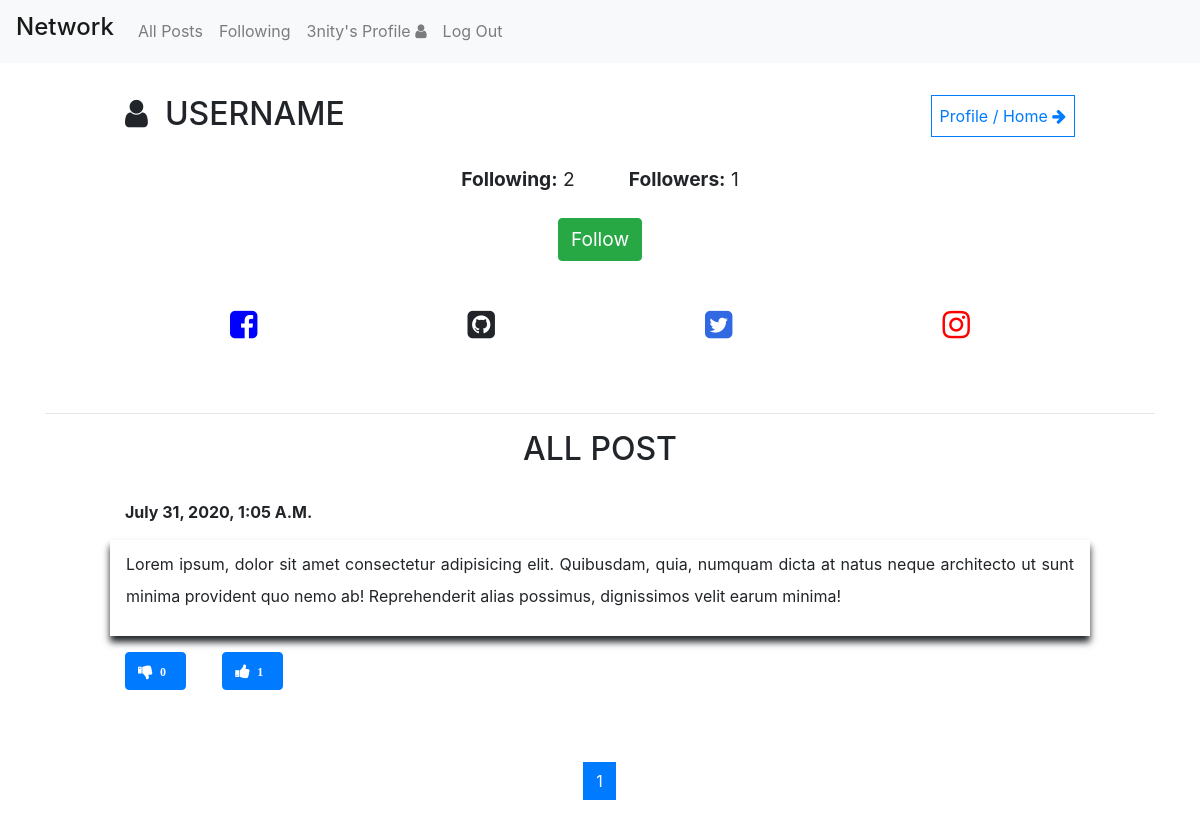
Before: /profile/Innocent/1 (signed in) with the older database file.
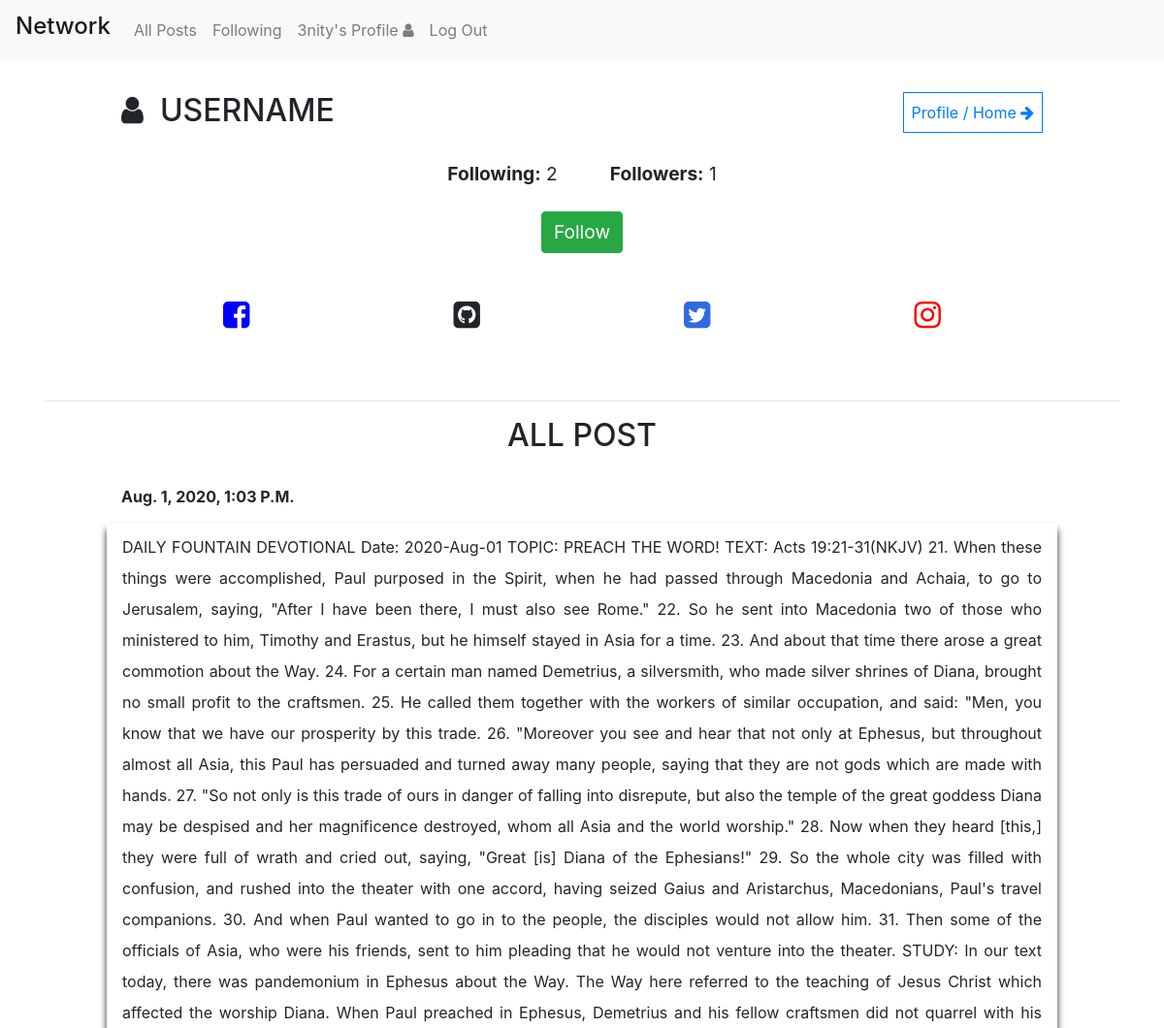
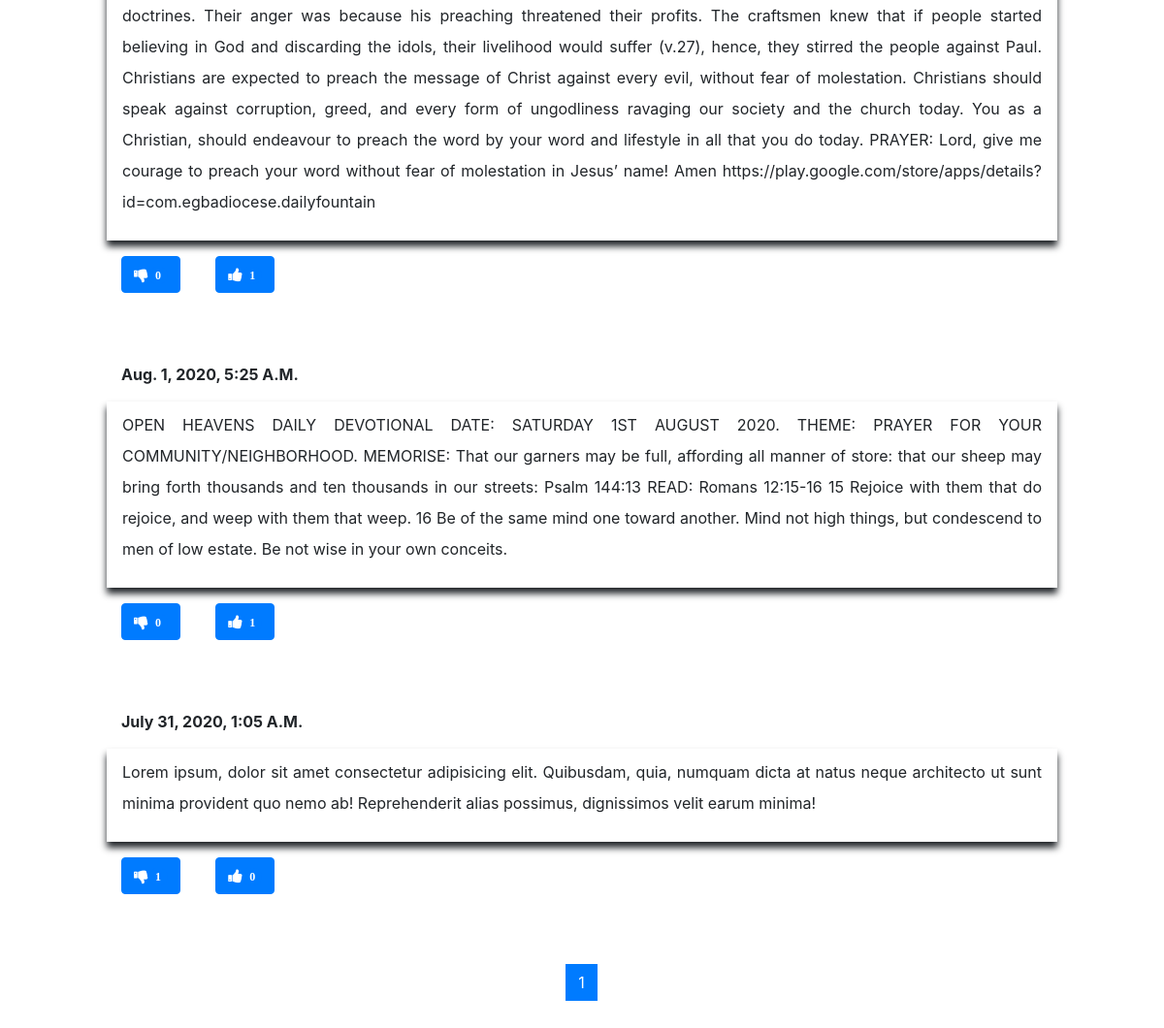
After: the same page with the newer database file (2 pictures, top to bottom).
### network/models.py (models this page shows, shortened)
class User(AbstractUser):
    pass

class Post(models.Model):
    user = models.ForeignKey("User", on_delete=models.CASCADE, related_name="author")
    body = models.TextField(blank=True)
    timestamp = models.DateTimeField(auto_now_add=True)
    totalLikes = models.IntegerField(default=0)
    totalDislikes = models.IntegerField(default=0)

### network/views.py (the view)
# urls.py: path("profile/<str:user_id>/<int:pg>", views.profile, name="profile"),
def profile(request, user_id, pg):
    if request.user.is_authenticated:
        follower = Follower.objects.filter(user=User.objects.get(username=user_id)).count()
        following = Follower.objects.filter(follower=User.objects.get(username=user_id)).count()
        f = Follower.objects.filter(user=User.objects.get(username=user_id), follower=request.user).count()
        posts = Post.objects.filter(user=User.objects.get(username=user_id)).order_by('-pk')
        per_page = 10
        p = Paginator(posts, per_page)
        pageNum=pg
        page = p.page(pageNum)
        page_range = p.page_range
        if page.has_next() == True:
            pNext = ''
        else:
            pNext = 'd-none'
        if page.has_previous() == True:
            pPrevious = ''
        else:
            pPrevious = 'd-none'
        post = page.object_list
        context = {'posts': post, 'following':following, 'follower':follower, 'pUser':user_id, 'f':f, 'pNext':pNext, 'pPrevious':pPrevious, 'page_range':page_range, 'current_page':pageNum}
        return render(request, "network/profile.html", context)
    return HttpResponseRedirect(reverse("login"))

### network/templates/network/profile.html (shortened to what this page needs)
{% extends "network/layout.html" %}
{% block body %}
<div class="container">
  <div class="compose-post">
    <div class="profile-cont">
      <div class="profile profile-header d-flex justify-content-between ">
        <div class="username">
          <h2><i class="fa fa-user"></i> &nbsp;<span>USERNAME</span></h2>
        </div>
        <a href="/" style="text-decoration: none;">
          <div class="home" style="padding: .5rem; border: 1px solid;">
            <span>Profile / Home</span>&nbsp;<i
              class="fa fa-arrow-right"></i>
          </div>
        </a>
      </div>
      <br>
      <div class="profile profile-body">
        <center>
          <div style="font-size: larger;">
            <span><b>Following:</b> <span>{{ following }}</span></span>
            <span><b>Followers:</b> <span>{{ follower }}</span></span>
          </div>
          <br>
          {% if request.user.username != pUser %}
          {% if f == 0 %}
          <div style="font-size: larger;" class="btn btn-success" onclick="follow('{{ pUser }}')">
            Follow
          </div>
          {% else %}
          <div style="font-size: larger;" class="btn btn-danger" onclick="unfollow('{{ pUser }}')">
            Unfollow
          </div>
          {% endif %}
          {% endif %}
        </center>
      </div>
      <br>
      <br>
      <div class="profile profile-footer d-flex justify-content-around" style="font-size: 2rem;">
        <i class="fa fa-facebook-square" style="cursor: pointer; color: blue;"></i>
        <i class="fa fa-github-square" style="cursor: pointer;"></i>
        <i class="fa fa-twitter-square" style="cursor: pointer; color: rgb(49, 105, 226);"></i>
        <i class="fa fa-instagram" style="cursor: pointer; color: red;"></i>
      </div>
      <br>
    </div>
  </div>
  <hr>
  <center>
    <h2>ALL POST</h2>
  </center>
  <br>
  <div class="container all-post-container">
    {% for post in posts %}
    <div class="row single-post">
      <div class="col-md-6">
        <b style="text-transform: capitalize;">{{ post.timestamp }}</b>
      </div>
      <div class="col-md-6 timestamp">
      </div>
      <br>
      <div class="col-12 post-body">
        <p style="word-wrap: break-word;">
          {{ post.body }}
        </p>
      </div>
      {% if user.is_authenticated %}
      <div class="col-9" id="{{ post.id }}">
        <div class="btn btn-primary vote-down" onclick="dislike('{{ post.id}}')">
          <i class="fa fa-thumbs-down"><span
            class="badge badge-pill badge-primary">{{ post.totalDislikes }}</span></i>
        </div>
        <div class="btn btn-primary vote-up" onclick="like('{{ post.id}}')">
          <i class="fa fa-thumbs-up"><span
            class="badge badge-pill badge-primary">{{ post.totalLikes }}</span></i>
        </div>
      </div>
      {% endif %}
    </div>
    <br>
    {% empty %}
    <div class="row">
      <center>
        <h2>No Post Yet!</h2>
      </center>
    </div>
    {% endfor %}
    <nav aria-label="...">
      <ul class="pagination justify-content-center">
        {% for page in page_range %}
        <li class="page-item {{ page }}" id=""><a class="page-link" href="/profile/{{ request.user }}/{{ page }}">{{ page }}</a></li>
        {% endfor %}
      </ul>
    </nav>
  </div>
  <br>
  <br>
  <br>
  <br>
</div>
{% endblock %}

### network/templates/network/layout.html (shortened to what this page needs)
{% load static %}
<!DOCTYPE html>
<html lang="en">
<head>
  <link rel="stylesheet" href="https://stackpath.bootstrapcdn.com/bootstrap/4.4.1/css/bootstrap.min.css">
  <link href="{% static 'network/styles.css' %}" rel="stylesheet">
  <link rel="stylesheet" href="https://cdnjs.cloudflare.com/ajax/libs/font-awesome/4.7.0/css/font-awesome.min.css">
</head>
<body>
  <nav class="navbar navbar-expand-md navbar-light bg-light">
    <a class="navbar-brand" href="/"><h4>Network</h4></a>
    <div class="navbtns">
      <ul class="navbar-nav mr-auto">
        <li class="nav-item">
          <a class="nav-link" href="{% url 'index' %}">All Posts</a>
        </li>
        {% if user.is_authenticated %}
        <li class="nav-item">
          <a class="nav-link following" href="/following/page/1">Following</a>
        </li>
        <li class="nav-item">
          <a class="nav-link" href="/profile/{{ request.user }}/1" style="text-transform: capitalize;">{{ user.username }}'s Profile&nbsp;<i class="fa fa-user"></i></a>
        </li>
        <li class="nav-item">
          <a class="nav-link" href="{% url 'logout' %}">Log Out</a>
        </li>
        {% endif %}
      </ul>
    </div>
  </nav>
  <div class="body">
    {% block body %}
    {% endblock %}
  </div>
</body>
</html>

### network/static/network/styles.css (style rules this page uses)
.compose-post { padding: 2rem 5rem; }
.all-post-container { padding: 0 5rem; }
.single-post { margin-bottom: 3rem; }
.timestamp { display: flex; justify-content: flex-end; }
.post-body { margin: 1rem 0; padding: .5rem 1rem; box-shadow: 0px 6px 7px 0px; line-height: 2rem; text-align: justify; }

Changed rows visible on the page:
added Post: timestamp "Aug. 1, 2020, 1:03 P.m.", body "DAILY FOUNTAIN DEVOTIONAL Date: 2020-Aug-01 TOPIC: PREACH THE WORD! TEXT: Acts 19:21-31(NKJV) 21. When these things were accomplished, Paul purposed in the Spirit, when he had passed through Macedonia and Achaia, to go to Jerusalem, saying, \"After I have been there, I must also see Rome.\" 22. So he sent into Macedonia two of those who ministered to him, Timothy and Erastus, but he himself stayed in Asia for a time. 23. And about that time there arose a great commotion about the Way. 24. For a certain man named Demetrius, a silversmith, who made silver shrines of Diana, brought no small profit to the craftsmen. 25. He called them together with the workers of similar occupation, and said:…", totalDislikes "0", totalLikes "1"
added Post: timestamp "Aug. 1, 2020, 5:25 A.m.", body "OPEN HEAVENS DAILY DEVOTIONAL DATE: SATURDAY 1ST AUGUST 2020. THEME: PRAYER FOR YOUR COMMUNITY/NEIGHBORHOOD. MEMORISE: That our garners may be full, affording all manner of store: that our sheep may bring forth thousands and ten thousands in our streets: Psalm 144:13 READ: Romans 12:15-16 15 Rejoice with them that do rejoice, and weep with them that weep. 16 Be of the same mind one toward another. Mind not high things, but condescend to men of low estate. Be not wise in your own conceits.", totalDislikes "0", totalLikes "1"
changed Post "July 31, 2020, 1:05 A.m.": totalDislikes "0" → "1"; totalLikes "1" → "0"
